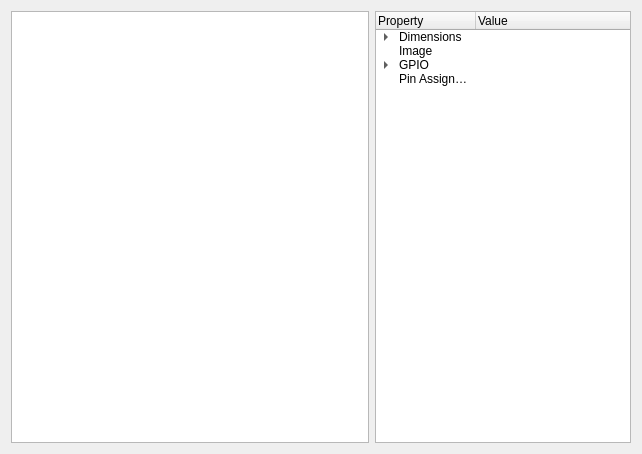
<?xml version="1.0" encoding="UTF-8"?>
<ui version="4.0">
 <class>HardwareLayoutWidget</class>
 <widget class="QWidget" name="HardwareLayoutWidget">
  <property name="geometry">
   <rect>
    <x>0</x>
    <y>0</y>
    <width>642</width>
    <height>454</height>
   </rect>
  </property>
  <property name="sizePolicy">
   <sizepolicy hsizetype="Expanding" vsizetype="Expanding">
    <horstretch>0</horstretch>
    <verstretch>0</verstretch>
   </sizepolicy>
  </property>
  <property name="windowTitle">
   <string>Form</string>
  </property>
  <layout class="QHBoxLayout" name="horizontalLayout">
   <item>
    <widget class="QGraphicsView" name="graphicsView"/>
   </item>
   <item>
    <widget class="QTreeWidget" name="PropertiestreeWidget">
     <property name="sizePolicy">
      <sizepolicy hsizetype="Preferred" vsizetype="Expanding">
       <horstretch>0</horstretch>
       <verstretch>0</verstretch>
      </sizepolicy>
     </property>
     <column>
      <property name="text">
       <string>Property</string>
      </property>
     </column>
     <column>
      <property name="text">
       <string>Value</string>
      </property>
     </column>
     <item>
      <property name="text">
       <string>Dimensions</string>
      </property>
      <item>
       <property name="text">
        <string>Width</string>
       </property>
      </item>
      <item>
       <property name="text">
        <string>Height</string>
       </property>
      </item>
     </item>
     <item>
      <property name="text">
       <string>Image</string>
      </property>
     </item>
     <item>
      <property name="text">
       <string>GPIO</string>
      </property>
      <item>
       <property name="text">
        <string>Pin Count</string>
       </property>
      </item>
      <item>
       <property name="text">
        <string>Columns</string>
       </property>
      </item>
      <item>
       <property name="text">
        <string>Position</string>
       </property>
      </item>
      <item>
       <property name="text">
        <string>Orientation</string>
       </property>
      </item>
     </item>
     <item>
      <property name="text">
       <string>Pin Assignments</string>
      </property>
     </item>
    </widget>
   </item>
  </layout>
 </widget>
 <resources/>
 <connections/>
</ui>
